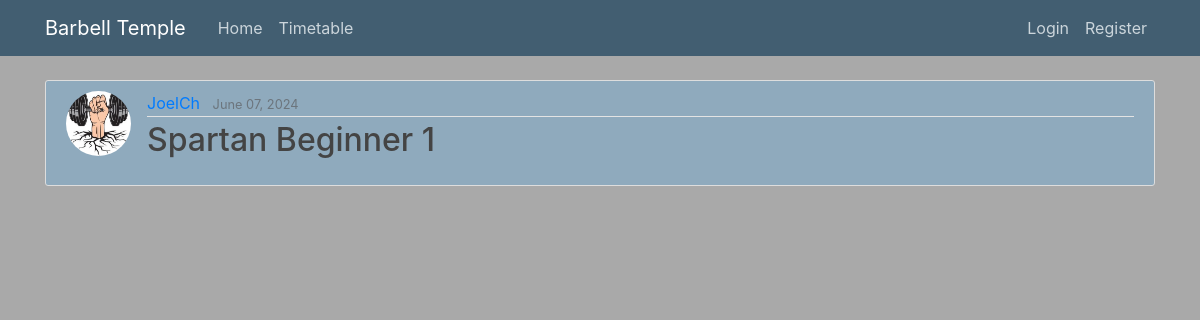
The page / on the database its author committed.
### barbell_classes/models.py (models this page shows, shortened)
class BarbellClass(models.Model):
    title = models.CharField(max_length=100, help_text="Enter the title of the barbell class (e.g., 'Beginner Strength Training')")
    image = CloudinaryField('image', default='placeholder')
    date_posted = models.DateTimeField(default=timezone.now)
    author = models.ForeignKey(User, on_delete=models.CASCADE)
    class_datetime = models.DateTimeField(default=timezone.now, help_text="Enter the date and time of the class (yyyy/mm/dd hours:minutes)")
    duration = models.TextField(default='', help_text="Enter the duration of the class (e.g., '1 hour')")
    difficulty = models.TextField(default='', help_text="Enter the difficulty level of the class (e.g., 'Beginner', 'Intermediate', 'Advanced')")
    description = models.TextField(help_text="Provide a detailed description of the class")
    available_spots = models.IntegerField(default=0, help_text="Number of available spots")

### users/models.py (models this page shows, shortened)
class Profile(models.Model):
    user = models.OneToOneField(User, on_delete=models.CASCADE)  # One-to-one relationship with User model
    image = models.ImageField(default='default.jpg', upload_to='profile_pictures')  # Image field for profile picture

### barbell_classes/views.py (the view)
# urls.py: path('', BarbellClassListView.as_view(), name='barbell_classes-home'),
class BarbellClassListView(ListView):
    model = BarbellClass
    template_name = 'barbell_classes/home.html'
    context_object_name = 'barbellclass_updates'
    ordering = ['-date_posted']

### barbell_classes/templates/barbell_classes/home.html (shortened to what this page needs)
{% extends "barbell_classes/base.html" %}
{% block content %}
    {% for barbellclass_update in barbellclass_updates %}
        <article class="media content-section">
            <img class="rounded-circle article-img" src="{{ barbellclass_update.author.profile.image.url }}">
            <div class="media-body">
                <div class="article-metadata">
                    <a class="mr-2" href="#">{{ barbellclass_update.author }}</a>
                    <small class="text-muted">{{ barbellclass_update.date_posted|date:"F d, Y" }}</small>
                </div>
                <h2><a class="article-title" href="{% url 'barbellclass-detail' barbellclass_update.id %}">{{ barbellclass_update.title }}</a></h2>
            </div>
        </article>
    {% endfor %}
{% endblock content %}

### staticfiles/barbell_classes/main.css (style rules this page uses)
body { background: gray; color: gray; background-color: darkgray; margin-top: 5rem; }
h1, h2, h3, h4, h5, h6 { color: #444444; }
.content-section { background: #8faabd; padding: 10px 20px; border: 1px solid #dddddd; border-radius: 3px; margin-bottom: 20px; }
.article-title { color: #444444; }
.article-img { height: 65px; width: 65px; margin-right: 16px; }
.article-metadata { padding-bottom: 1px; margin-bottom: 4px; border-bottom: 1px solid #e3e3e3 }

### rows shown on the page
BarbellClass: author.profile.image (picture), author "JoelCh", date_posted "June 07, 2024", title "Spartan Beginner 1"
